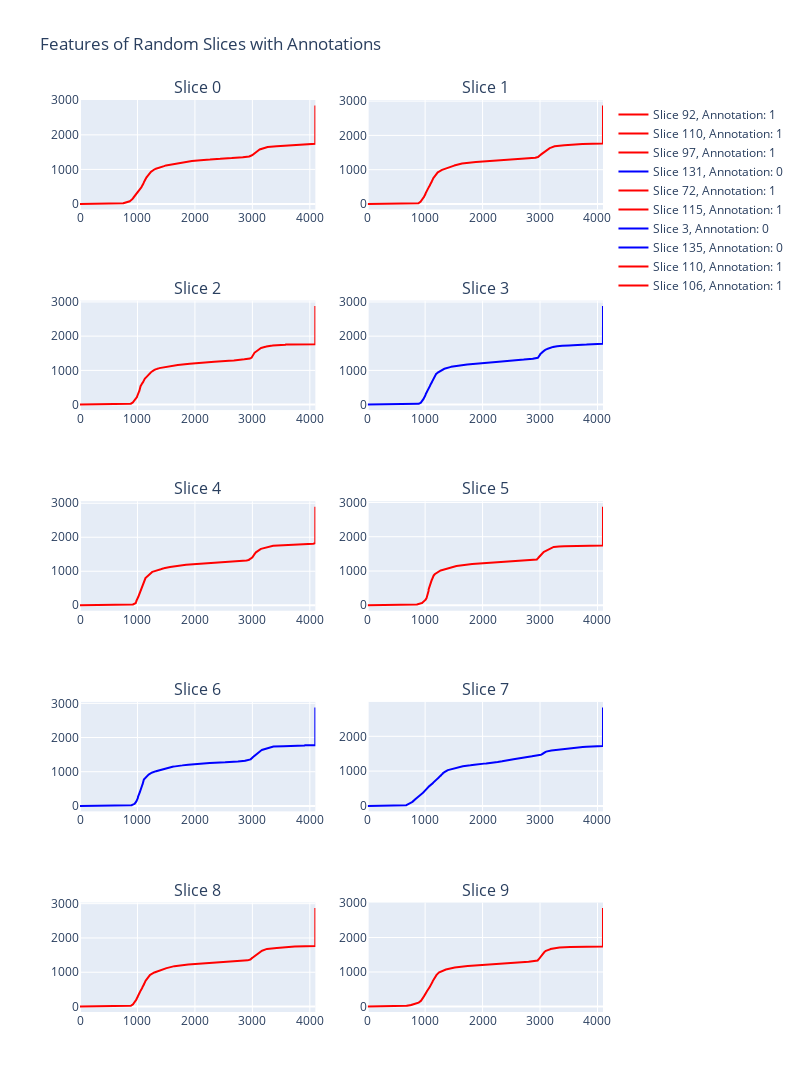

Source (notebook cell):
### Code cell
# plot 10 random slices with their respective annotations

rand_ixs = np.random.randint(0, len(features), size=10)
fig = make_subplots(rows=5, cols=2, subplot_titles=[f"Slice {i}" for i in range(10)])
for i, ix in enumerate(rand_ixs):
    color = 'red' if slice_annotations[ix] == 1 else 'blue'
    fig.add_trace(
        go.Scatter(
            y=features[ix],
            mode='lines',
            name=f"Slice {ix}, Annotation: {slice_annotations[ix]}",
            line=dict(color=color)
        ),
        row=i//2 + 1,
        col=i%2 + 1
    )
fig.update_layout(height=1500, width=800, title_text="Features of Random Slices with Annotations")
fig.show()

### Figure 1 — Plotly figure (JSON) as saved in the notebook; plotly's stock layout.template omitted (floating-point values rounded to 4 significant figures; data arrays with more than 128 entries replaced by an {"elided": "..."} marker saying what was removed)
{"data": [{"line": {"color": "red"}, "mode": "lines", "name": "Slice 92, Annotation: 1", "type": "scatter", "xaxis": "x", "y": {"elided": "4097 float values"}, "yaxis": "y"}, {"line": {"color": "red"}, "mode": "lines", "name": "Slice 110, Annotation: 1", "type": "scatter", "xaxis": "x2", "y": {"elided": "4097 float values"}, "yaxis": "y2"}, {"line": {"color": "red"}, "mode": "lines", "name": "Slice 97, Annotation: 1", "type": "scatter", "xaxis": "x3", "y": {"elided": "4097 float values"}, "yaxis": "y3"}, {"line": {"color": "blue"}, "mode": "lines", "name": "Slice 131, Annotation: 0", "type": "scatter", "xaxis": "x4", "y": {"elided": "4097 float values"}, "yaxis": "y4"}, {"line": {"color": "red"}, "mode": "lines", "name": "Slice 72, Annotation: 1", "type": "scatter", "xaxis": "x5", "y": {"elided": "4097 float values"}, "yaxis": "y5"}, {"line": {"color": "red"}, "mode": "lines", "name": "Slice 115, Annotation: 1", "type": "scatter", "xaxis": "x6", "y": {"elided": "4097 float values"}, "yaxis": "y6"}, {"line": {"color": "blue"}, "mode": "lines", "name": "Slice 3, Annotation: 0", "type": "scatter", "xaxis": "x7", "y": {"elided": "4097 float values"}, "yaxis": "y7"}, {"line": {"color": "blue"}, "mode": "lines", "name": "Slice 135, Annotation: 0", "type": "scatter", "xaxis": "x8", "y": {"elided": "4097 float values"}, "yaxis": "y8"}, {"line": {"color": "red"}, "mode": "lines", "name": "Slice 110, Annotation: 1", "type": "scatter", "xaxis": "x9", "y": {"elided": "4097 float values"}, "yaxis": "y9"}, {"line": {"color": "red"}, "mode": "lines", "name": "Slice 106, Annotation: 1", "type": "scatter", "xaxis": "x10", "y": {"elided": "4097 float values"}, "yaxis": "y10"}], "layout": {"annotations": [{"font": {"size": 16}, "showarrow": false, "text": "Slice 0", "x": 0.225, "xanchor": "center", "xref": "paper", "y": 1, "yanchor": "bottom", "yref": "paper"}, {"font": {"size": 16}, "showarrow": false, "text": "Slice 1", "x": 0.775, "xanchor": "center", "xref": "paper", "y": 1, "yanchor": "bottom", "yref": "paper"}, {"font": {"size": 16}, "showarrow": false, "text": "Slice 2", "x": 0.225, "xanchor": "center", "xref": "paper", "y": 0.78, "yanchor": "bottom", "yref": "paper"}, {"font": {"size": 16}, "showarrow": false, "text": "Slice 3", "x": 0.775, "xanchor": "center", "xref": "paper", "y": 0.78, "yanchor": "bottom", "yref": "paper"}, {"font": {"size": 16}, "showarrow": false, "text": "Slice 4", "x": 0.225, "xanchor": "center", "xref": "paper", "y": 0.56, "yanchor": "bottom", "yref": "paper"}, {"font": {"size": 16}, "showarrow": false, "text": "Slice 5", "x": 0.775, "xanchor": "center", "xref": "paper", "y": 0.56, "yanchor": "bottom", "yref": "paper"}, {"font": {"size": 16}, "showarrow": false, "text": "Slice 6", "x": 0.225, "xanchor": "center", "xref": "paper", "y": 0.34, "yanchor": "bottom", "yref": "paper"}, {"font": {"size": 16}, "showarrow": false, "text": "Slice 7", "x": 0.775, "xanchor": "center", "xref": "paper", "y": 0.34, "yanchor": "bottom", "yref": "paper"}, {"font": {"size": 16}, "showarrow": false, "text": "Slice 8", "x": 0.225, "xanchor": "center", "xref": "paper", "y": 0.12, "yanchor": "bottom", "yref": "paper"}, {"font": {"size": 16}, "showarrow": false, "text": "Slice 9", "x": 0.775, "xanchor": "center", "xref": "paper", "y": 0.12, "yanchor": "bottom", "yref": "paper"}], "height": 1500, "title": {"text": "Features of Random Slices with Annotations"}, "width": 800, "xaxis": {"anchor": "y", "domain": [0, 0.45]}, "xaxis10": {"anchor": "y10", "domain": [0.55, 1]}, "xaxis2": {"anchor": "y2", "domain": [0.55, 1]}, "xaxis3": {"anchor": "y3", "domain": [0, 0.45]}, "xaxis4": {"anchor": "y4", "domain": [0.55, 1]}, "xaxis5": {"anchor": "y5", "domain": [0, 0.45]}, "xaxis6": {"anchor": "y6", "domain": [0.55, 1]}, "xaxis7": {"anchor": "y7", "domain": [0, 0.45]}, "xaxis8": {"anchor": "y8", "domain": [0.55, 1]}, "xaxis9": {"anchor": "y9", "domain": [0, 0.45]}, "yaxis": {"anchor": "x", "domain": [0.88, 1]}, "yaxis10": {"anchor": "x10", "domain": [0, 0.12]}, "yaxis2": {"anchor": "x2", "domain": [0.88, 1]}, "yaxis3": {"anchor": "x3", "domain": [0.66, 0.78]}, "yaxis4": {"anchor": "x4", "domain": [0.66, 0.78]}, "yaxis5": {"anchor": "x5", "domain": [0.44, 0.56]}, "yaxis6": {"anchor": "x6", "domain": [0.44, 0.56]}, "yaxis7": {"anchor": "x7", "domain": [0.22, 0.34]}, "yaxis8": {"anchor": "x8", "domain": [0.22, 0.34]}, "yaxis9": {"anchor": "x9", "domain": [0, 0.12]}}}
